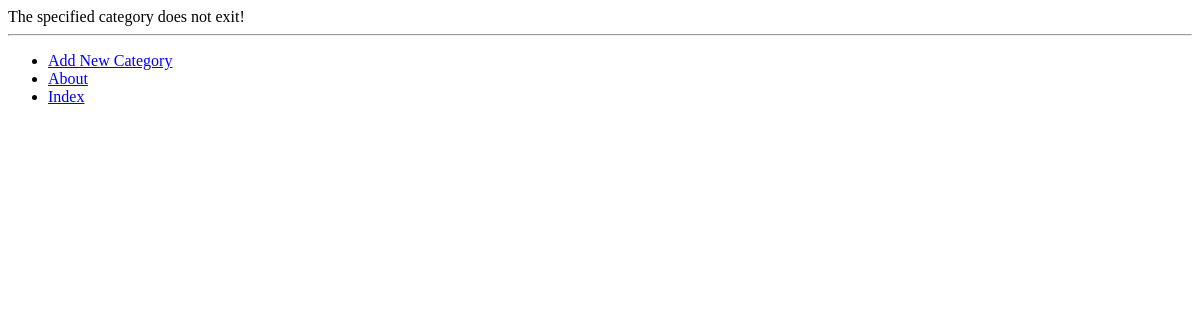
Before: /rangoapp/category/pascal/add_page/ with the older database file.
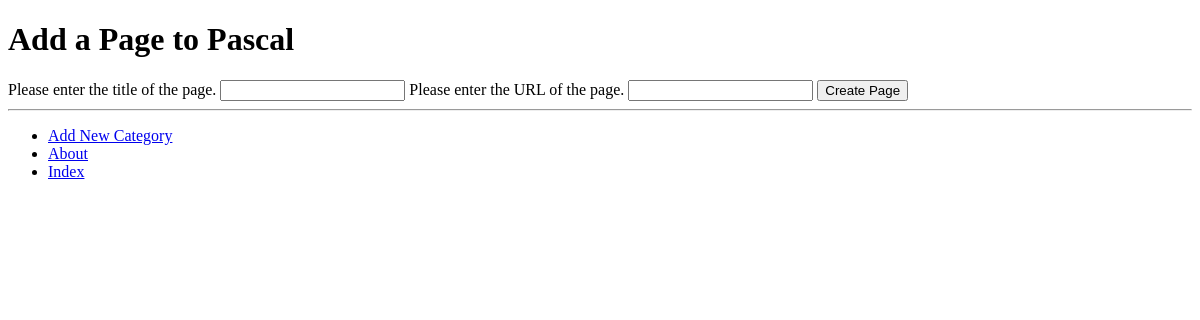
After: the same page with the newer database file.
### rangoapp/models.py (models this page shows, shortened)
class Category(models.Model):
    name = models.CharField(max_length=128, unique=True)
    views = models.IntegerField(default=0)
    likes = models.IntegerField(default=0)
    slug = models.SlugField(unique=True)
    class Meta:
        verbose_name_plural = 'categories'

### rangoapp/views.py (the view, shortened to what this page needs)
# urls.py: url(r'^category/(?P<category_name_slug>[\w\-]+)/add_page/$',
def add_page(request, category_name_slug):
    try:
        category = Category.objects.get(slug=category_name_slug)
    except Category.DoesNotExist:
        category = None
    form = PageForm()
    context_dict = {'form': form, 'category': category}
    return render(request, 'rangoapp/add_page.html', context_dict)

### rangoapp/forms.py (shortened to what this page needs)
class PageForm(forms.ModelForm):
    title = forms.CharField(max_length=128,
                            help_text="Please enter the title of the page.")
    url = forms.URLField(max_length=200,
                         help_text="Please enter the URL of the page.")
    views = forms.IntegerField(widget=forms.HiddenInput(), initial=0)
    class Meta:
        model = Page
        exclude = ('category',)

### templates/rangoapp/add_page.html (shortened to what this page needs)
{% extends 'rangoapp/base.html' %}
{% block body_block %}
<div>
    {% if category %}
        <h1>Add a Page to {{ category.name }}</h1>
        <form id="page_form" method="POST" action="/rangoapp/category/{{ category.slug }}/add_page/">
            {% for field in form.visible_fields %}
                {{ field.help_text }}
                {{ field }}
            {% endfor %}
            <input type="submit" name="submit" value="Create Page" /> <br />
        </form>
    {% else %}
        The specified category does not exit!
    {% endif %}
</div>
{% endblock body_block %}

### templates/rangoapp/base.html (shortened to what this page needs)
<!DOCTYPE html>
{% load staticfiles %}
<html>
    <head lang="en">
    </head>
    <body>
        <div>
            {% block body_block %}{% endblock %}
        </div>
        <hr />
        <div>
            <ul>
                <li><a href="{% url 'add_category' %}">Add New Category</a></li>
                <li><a href="{% url 'about' %}">About</a></li>
                <li><a href="{% url 'index' %}">Index</a></li>
            </ul>
        </div>
    </body>
</html>

Changed rows visible on the page:
added Category: name "Pascal"
Other visible differences:
form field submit: (not shown) → "Create Page"
text no longer shown: "The specified category does not exit!"
text now shown: "Add a Page to"
new list line: "Please enter the title of the page. "
new list line: "Please enter the URL of the page. "
